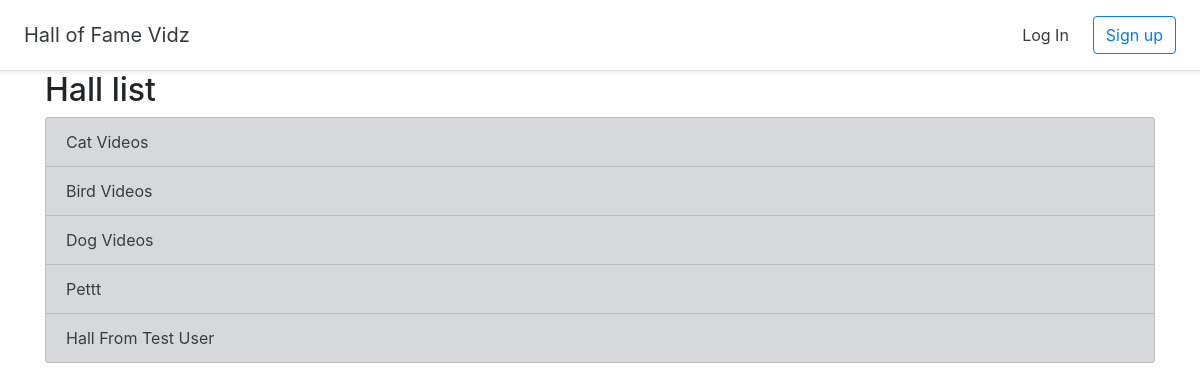
Screenshot of /halloffame/ with the database file from the repository.
### halls/models.py (models this page shows, shortened)
class Hall(models.Model):
    title = models.CharField(max_length=255)
    user = models.ForeignKey(User, on_delete=models.CASCADE)

### halls/views.py (the view)
# urls.py: path('halloffame/', views.ListHall.as_view(), name='list_hall'),
class ListHall(generic.ListView):
    model = Hall
    template_name = 'halls/list_hall.html'

### halls/templates/halls/list_hall.html
{% extends 'halls/base.html' %}
{% block content %}
<div class="container">
    <h2>Hall list</h2>
        <div class="list-group">
        {% for hall in object_list  %}
            <a href="{% url 'list_hall_videos' pk=hall.id %}" class="list-group-item list-group-item-action list-group-item-secondary">{{ hall.title | title }}</a>
            {% empty %}
            <a href="#" class="list-group-item list-group-item-action">No halls !</a>
        {% endfor %}
        </div>
</div>
{% endblock %}

### rows the page displays
Hall: title "Cat Videos"
Hall: title "Bird Videos"
Hall: title "Dog Videos"
Hall: title "Pettt"
Hall: title "Hall From Test User"
